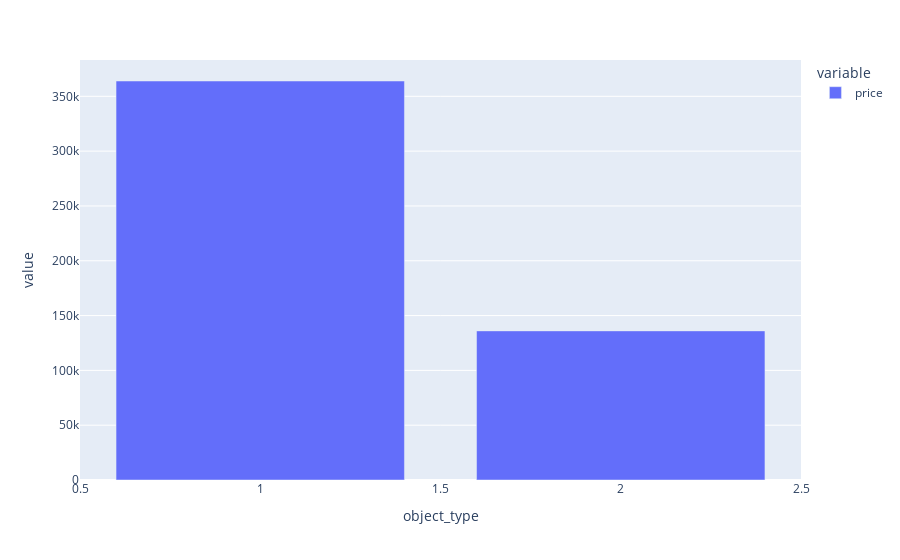

The notebook cell saved with this chart:
### Markdown cell above
Всё-таки средняя цена квадратного метра квартиры дороже в новостройке по довольно объективным причинам. Посмотрим связь между спросом и типом строительного объекта

### Code cell
task_1_5_1= df.groupby('object_type')['price'].count()
px.bar(task_1_5_1)

### Figure 1 — Plotly figure (JSON) as saved in the notebook; plotly's stock layout.template omitted (floating-point values rounded to 4 significant figures)
{"data": [{"alignmentgroup": "True", "hovertemplate": "variable=price<br>object_type=%{x}<br>value=%{y}<extra></extra>", "legendgroup": "price", "marker": {"color": "#636efa", "pattern": {"shape": ""}}, "name": "price", "offsetgroup": "price", "orientation": "v", "showlegend": true, "textposition": "auto", "type": "bar", "x": [1, 2], "xaxis": "x", "y": [363979, 136021], "yaxis": "y"}], "layout": {"barmode": "relative", "legend": {"title": {"text": "variable"}, "tracegroupgap": 0}, "margin": {"t": 60}, "xaxis": {"anchor": "y", "domain": [0, 1], "title": {"text": "object_type"}}, "yaxis": {"anchor": "x", "domain": [0, 1], "title": {"text": "value"}}}}
